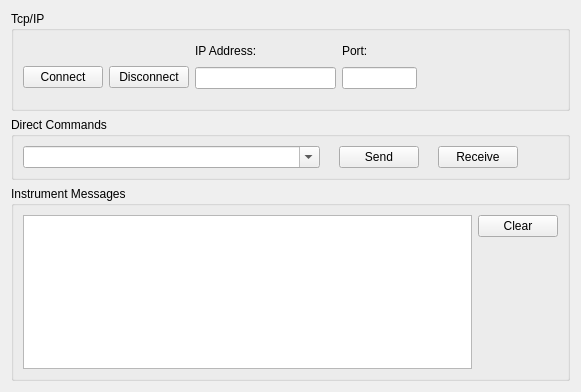
<?xml version="1.0" encoding="UTF-8"?>
<ui version="4.0">
 <class>SetupTab</class>
 <widget class="QWidget" name="SetupTab">
  <property name="geometry">
   <rect>
    <x>0</x>
    <y>0</y>
    <width>581</width>
    <height>392</height>
   </rect>
  </property>
  <property name="windowTitle">
   <string>Form</string>
  </property>
  <layout class="QVBoxLayout" name="verticalLayout">
   <item>
    <widget class="QGroupBox" name="gbTcpIP">
     <property name="sizePolicy">
      <sizepolicy hsizetype="Expanding" vsizetype="Preferred">
       <horstretch>0</horstretch>
       <verstretch>0</verstretch>
      </sizepolicy>
     </property>
     <property name="minimumSize">
      <size>
       <width>0</width>
       <height>100</height>
      </size>
     </property>
     <property name="title">
      <string>Tcp/IP</string>
     </property>
     <layout class="QVBoxLayout" name="verticalLayout_4">
      <item>
       <layout class="QHBoxLayout" name="loTcpIpGroup">
        <item>
         <layout class="QHBoxLayout" name="loConnect">
          <property name="topMargin">
           <number>15</number>
          </property>
          <item>
           <widget class="QPushButton" name="btnConnect">
            <property name="text">
             <string>Connect</string>
            </property>
            <property name="icon">
             <iconset resource="../vfpresources.qrc">
              <normaloff>:/root/Images/connect-icon.png</normaloff>:/root/Images/connect-icon.png</iconset>
            </property>
           </widget>
          </item>
          <item>
           <widget class="QPushButton" name="btnDisconnect">
            <property name="text">
             <string>Disconnect</string>
            </property>
            <property name="icon">
             <iconset resource="../vfpresources.qrc">
              <normaloff>:/root/Images/disconnect-icon.png</normaloff>:/root/Images/disconnect-icon.png</iconset>
            </property>
           </widget>
          </item>
         </layout>
        </item>
        <item>
         <layout class="QVBoxLayout" name="loIPAddress">
          <property name="bottomMargin">
           <number>10</number>
          </property>
          <item>
           <widget class="QLabel" name="lblIPAddress">
            <property name="text">
             <string>IP Address:</string>
            </property>
            <property name="buddy">
             <cstring>editIPAddress</cstring>
            </property>
           </widget>
          </item>
          <item>
           <widget class="QLineEdit" name="editIPAddress"/>
          </item>
         </layout>
        </item>
        <item>
         <layout class="QVBoxLayout" name="loPort">
          <property name="bottomMargin">
           <number>10</number>
          </property>
          <item>
           <widget class="QLabel" name="lblPort">
            <property name="text">
             <string>Port:</string>
            </property>
            <property name="buddy">
             <cstring>editPort</cstring>
            </property>
           </widget>
          </item>
          <item>
           <widget class="QLineEdit" name="editPort">
            <property name="maximumSize">
             <size>
              <width>75</width>
              <height>16777215</height>
             </size>
            </property>
           </widget>
          </item>
         </layout>
        </item>
        <item>
         <spacer name="horizontalSpacer">
          <property name="orientation">
           <enum>Qt::Horizontal</enum>
          </property>
          <property name="sizeHint" stdset="0">
           <size>
            <width>40</width>
            <height>20</height>
           </size>
          </property>
         </spacer>
        </item>
       </layout>
      </item>
     </layout>
    </widget>
   </item>
   <item>
    <widget class="QGroupBox" name="gbDirectCommands">
     <property name="sizePolicy">
      <sizepolicy hsizetype="Expanding" vsizetype="Preferred">
       <horstretch>0</horstretch>
       <verstretch>0</verstretch>
      </sizepolicy>
     </property>
     <property name="title">
      <string>Direct Commands</string>
     </property>
     <layout class="QVBoxLayout" name="verticalLayout_2">
      <item>
       <layout class="QHBoxLayout" name="horizontalLayout">
        <item>
         <widget class="QComboBox" name="cmbCommands">
          <property name="sizePolicy">
           <sizepolicy hsizetype="Expanding" vsizetype="Fixed">
            <horstretch>0</horstretch>
            <verstretch>0</verstretch>
           </sizepolicy>
          </property>
          <property name="editable">
           <bool>true</bool>
          </property>
         </widget>
        </item>
        <item>
         <spacer name="horizontalSpacer_2">
          <property name="orientation">
           <enum>Qt::Horizontal</enum>
          </property>
          <property name="sizeType">
           <enum>QSizePolicy::Minimum</enum>
          </property>
          <property name="sizeHint" stdset="0">
           <size>
            <width>13</width>
            <height>20</height>
           </size>
          </property>
         </spacer>
        </item>
        <item>
         <widget class="QPushButton" name="btnSend">
          <property name="text">
           <string>Send</string>
          </property>
          <property name="icon">
           <iconset resource="../vfpresources.qrc">
            <normaloff>:/root/Images/send-icon.png</normaloff>:/root/Images/send-icon.png</iconset>
          </property>
         </widget>
        </item>
        <item>
         <spacer name="horizontalSpacer_3">
          <property name="orientation">
           <enum>Qt::Horizontal</enum>
          </property>
          <property name="sizeType">
           <enum>QSizePolicy::Minimum</enum>
          </property>
          <property name="sizeHint" stdset="0">
           <size>
            <width>13</width>
            <height>20</height>
           </size>
          </property>
         </spacer>
        </item>
        <item>
         <widget class="QPushButton" name="btnReceive">
          <property name="text">
           <string>Receive</string>
          </property>
          <property name="icon">
           <iconset resource="../vfpresources.qrc">
            <normaloff>:/root/Images/receive-icon.png</normaloff>:/root/Images/receive-icon.png</iconset>
          </property>
         </widget>
        </item>
        <item>
         <spacer name="horizontalSpacer_4">
          <property name="orientation">
           <enum>Qt::Horizontal</enum>
          </property>
          <property name="sizeType">
           <enum>QSizePolicy::Fixed</enum>
          </property>
          <property name="sizeHint" stdset="0">
           <size>
            <width>40</width>
            <height>20</height>
           </size>
          </property>
         </spacer>
        </item>
       </layout>
      </item>
     </layout>
    </widget>
   </item>
   <item>
    <widget class="QGroupBox" name="gbInstrumentMessages">
     <property name="title">
      <string>Instrument Messages</string>
     </property>
     <layout class="QVBoxLayout" name="verticalLayout_3">
      <item>
       <layout class="QHBoxLayout" name="horizontalLayout_2">
        <item>
         <widget class="QTextEdit" name="textInstrumentMessages"/>
        </item>
        <item alignment="Qt::AlignTop">
         <widget class="QPushButton" name="btnClear">
          <property name="text">
           <string>Clear</string>
          </property>
          <property name="icon">
           <iconset resource="../vfpresources.qrc">
            <normaloff>:/root/Images/clear-icon.jpeg</normaloff>:/root/Images/clear-icon.jpeg</iconset>
          </property>
         </widget>
        </item>
       </layout>
      </item>
     </layout>
    </widget>
   </item>
  </layout>
 </widget>
 <tabstops>
  <tabstop>btnConnect</tabstop>
  <tabstop>btnDisconnect</tabstop>
  <tabstop>editIPAddress</tabstop>
  <tabstop>editPort</tabstop>
  <tabstop>cmbCommands</tabstop>
  <tabstop>btnSend</tabstop>
  <tabstop>btnReceive</tabstop>
  <tabstop>textInstrumentMessages</tabstop>
  <tabstop>btnClear</tabstop>
 </tabstops>
 <resources>
  <include location="../vfpresources.qrc"/>
 </resources>
 <connections/>
</ui>
